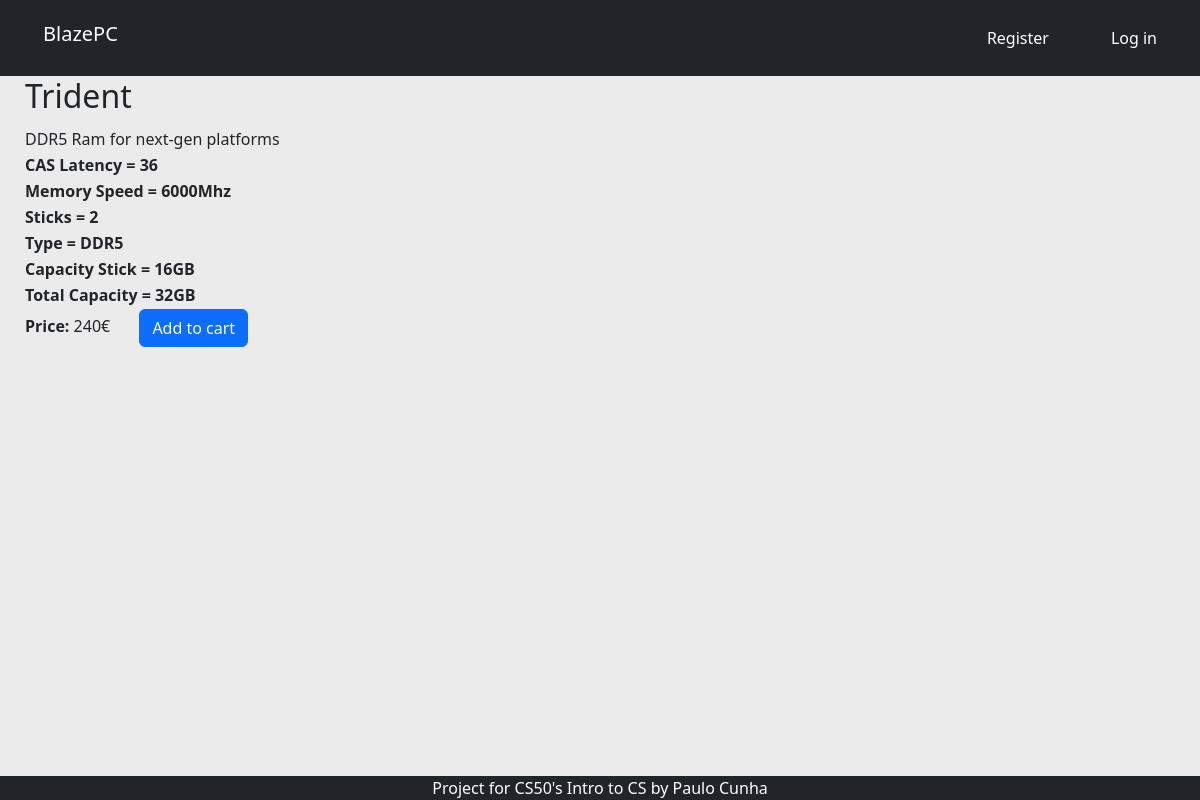
The page /item?Trident&id=9 on the database its author committed.
### tables this page shows
CREATE TABLE items
(
    id INTEGER PRIMARY KEY AUTOINCREMENT NOT NULL,
    name TEXT NOT NULL,
    price NUMERIC NOT NULL,
    stock INTEGER NOT NULL,
    description TEXT NOT NULL,
    specs text NOT NULL,
    category_id INTEGER NOT NULL,
    brands_id INTEGER NOT NULL,
    FOREIGN KEY (category_id) REFERENCES categories(id)
    FOREIGN KEY (brands_id) REFERENCES brands(id)
);

### app.py (the view)
@app.route("/item", methods=["GET", "POST"])
def item():
    if request.args.get("id") and request.args.get("id").isdigit():
        item = db.execute("SELECT * FROM items WHERE id = ?", request.args.get("id"))
        if not item:
            return redirect("/")
        item = item[0]
        specs = specsdict(item["specs"])
        return render_template("item.html", item=item, specs=specs)
    else:
        return redirect("/")

### helpers.py (called while the page is built)
def specsdict(specsdb):
    specs = {}
    for spec in specsdb.rsplit(","):
        if spec != " ": # For trowing off the last empty space
            specs[spec.rsplit("=")[0].strip()] = spec.rsplit("=")[1].strip()
    return specs

### Templates/item.html (shortened to what this page needs)
{% extends "layout.html" %}
{% block body %}
    <div class="item">
        <table class="table-responsive">
        <tr >
            <td colspan="3"><h2> {{ item["name"] }} </h2></td>
        </tr>
        <tr>
        <td>
        </td>
        <td>
        </td>
        <td>
        </td>
        </tr>
        <tr>
            <td colspan="3">
                {{ item["description"] }}
            </td>
        </tr>
        {% for spec in specs %}
        <tr>
            <td colspan="3">
            <b>{{ spec }} = {{ specs[spec] }}</b>
            </td>
        </tr>
        {% endfor%}
        <form action="/cart" method="post">
        <tr>
            <div style="display:flex;">
                {% if item["stock"] < 1 %}
                <td style="min-width:32vw;"><b>Price: </b> {{ item["price"] }}€
                <input type="submit" class="btn btn-primary" value="Out of stock" disabled>
                {% else %}
                <td style="min-width:32vw;"><b>Price: </b> {{ item["price"] }}€
                <input style="margin-left:25px;" type="submit" class="btn btn-primary" value="Add to cart"></td>
                {% endif %}
                <td style="min-width:32vw;"></td>
                <td style="min-width:32vw;"></td>
            </div>
        </tr>
        </form>
        </table>
    </div>
{% endblock %}

### Static/styles.css (style rules this page uses)
body { background-color:#ebebeb; margin-bottom:1.5rem; }
div.item { display:flex; justify-content:center; flex-wrap: wrap; margin-left:1.5vw; margin-right:1.5vw; }

### rows shown on the page
items: name "Trident", description "DDR5 Ram for next-gen platforms", price "240"

### other values the page prints
{{ spec }} "CAS Latency" "Memory Speed" "Sticks" "Type" "Capacity Stick" "Total Capacity"
{{ specs[spec] }} "36" "6000Mhz" "2" "DDR5" "16GB" "32GB"
